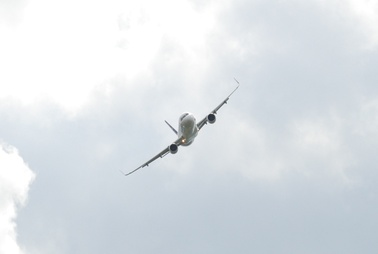
#> input picture samoloty/samolot02.jpg, 378 x 254 px, shrunk from 800 x 536 before the run
$ python zad4.py
#> lines starting #> are read from the running program, lines starting #| are printed output that depends on the picture; after the words box and inside, x2 and y2 are one past the last pixel; in counts of white or black regions, pixels touching at a corner belong together
import skimage.io as io
from pylab import *
from skimage import feature, morphology, filters, util
from matplotlib import pyplot as plt
from matplotlib import gridspec as grd

def read(data):
#> called with data = 'samoloty/samolot02.jpg'
    return io.imread(data, as_gray=True)
#> returned value: shape (254, 378) float64; min 0.166, max 1, mean 0.882

if __name__ == '__main__':
    pliki = ["samoloty/samolot02.jpg", "samoloty/samolot05.jpg", "samoloty/samolot12.jpg",
          "samoloty/samolot03.jpg", "samoloty/samolot11.jpg", "samoloty/samolot10.jpg"]
    obrazy = [read(i) for i in pliki]
#> call 2 of read, with data = 'samoloty/samolot05.jpg'
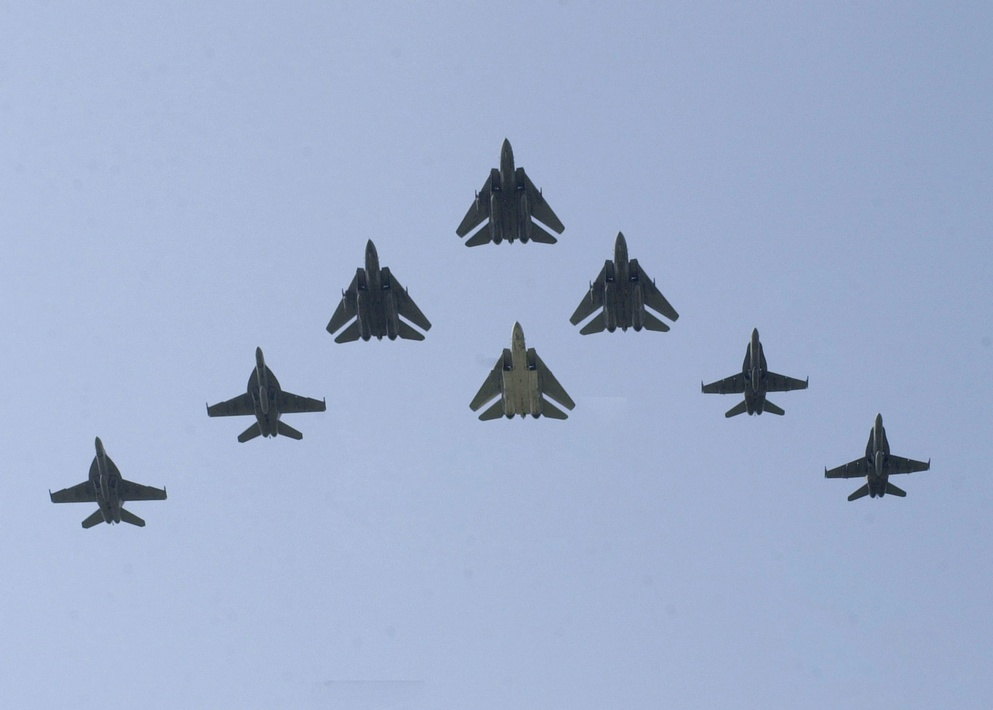
#> input picture samoloty/samolot05.jpg, 993 x 710 px, shrunk from 2100 x 1500 before the run
#> call 3 of read, with data = 'samoloty/samolot12.jpg'
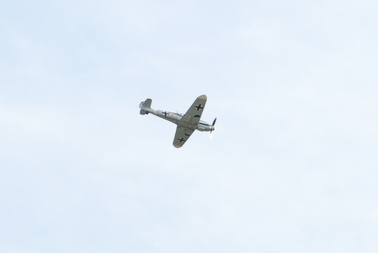
#> input picture samoloty/samolot12.jpg, 378 x 253 px, shrunk from 800 x 535 before the run
#> call 4 of read, with data = 'samoloty/samolot03.jpg'
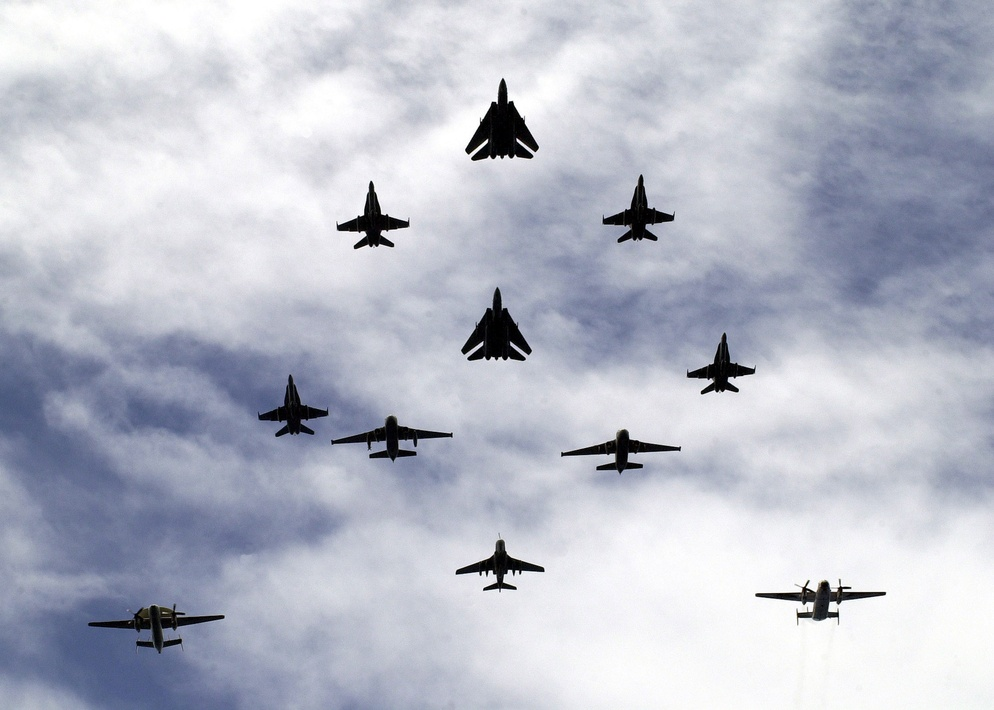
#> input picture samoloty/samolot03.jpg, 994 x 710 px, shrunk from 2102 x 1500 before the run
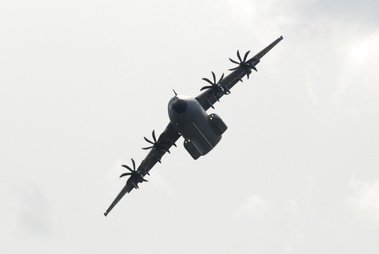
#> input picture samoloty/samolot11.jpg, 379 x 254 px, shrunk from 802 x 537 before the run
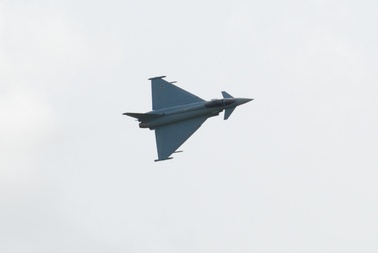
#> input picture samoloty/samolot10.jpg, 378 x 253 px, shrunk from 800 x 535 before the run
#> obrazy = 6 items

    fig = plt.figure(figsize=(10, 10))

    grid = grd.GridSpec(3, 2)
    grid.update(wspace=0.01, hspace=0.02)

    for i, v  in enumerate(obrazy):
        ox = subplot(grid[i])
        ox.axis('off')
        image = v
        image = morphology.erosion(image, morphology.square(4))
        image = morphology.dilation(image, morphology.square(3))
        image = filters.rank.median(util.img_as_ubyte(image), ones([8, 8], dtype=uint8))
        image = feature.canny(image=image, sigma=4)
        ox.imshow(image, cmap='gray')
#> this loop made 6 passes
#> pass 1, `image = feature.canny(image=image, sigma=4)`:
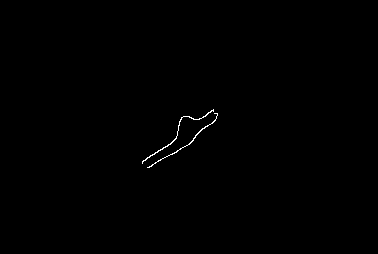
#> image: shape (254, 378) bool; 0.25% white in thin lines or dots, all inside (x1, y1, x2, y2) = (142, 109, 218, 168)
    fig.savefig('samoloty.pdf')
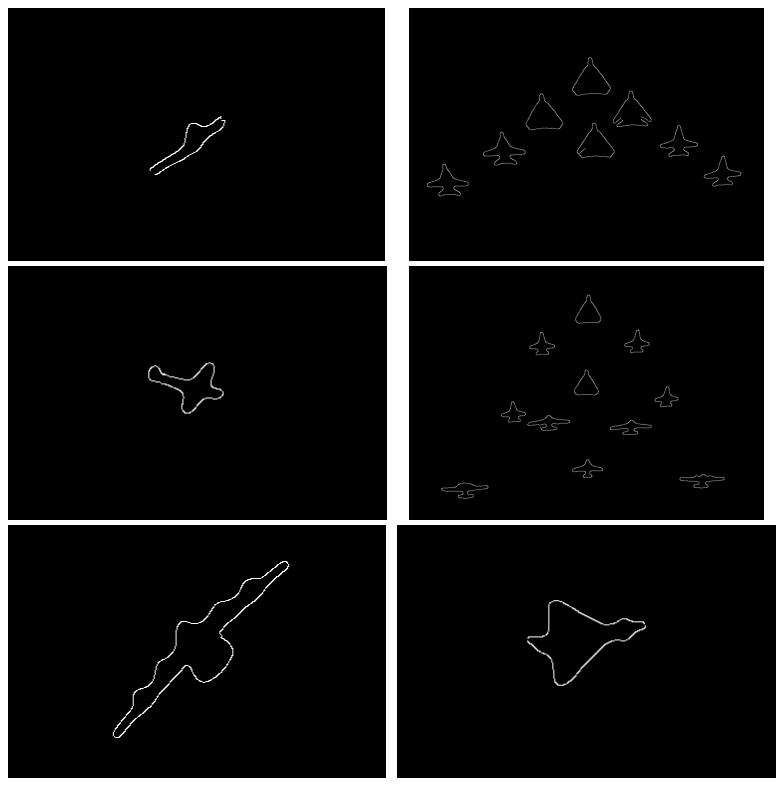
#> figure drawn by matplotlib, 6 panels
